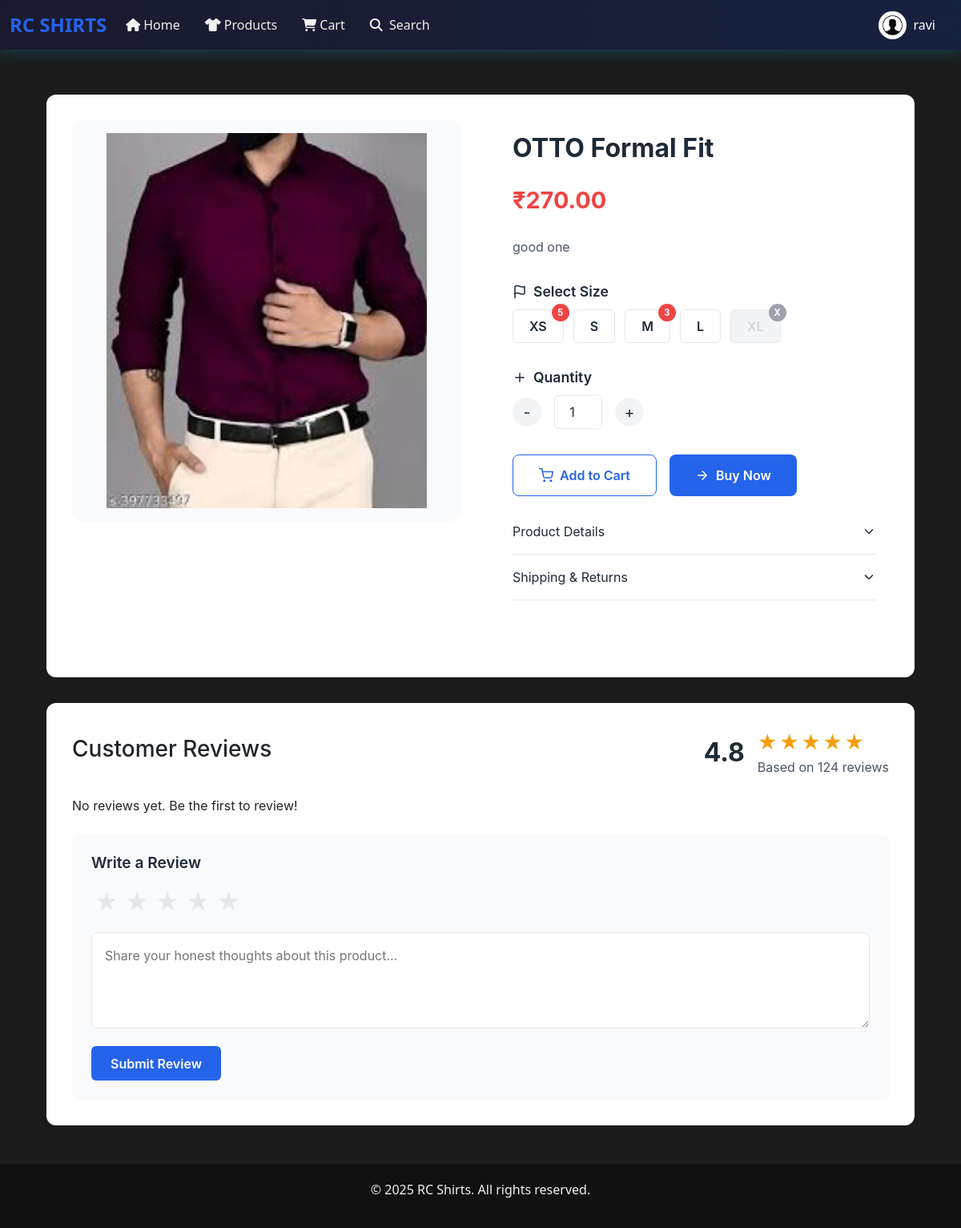
Page /detail/1/ (signed in) on the committed database.
### app/models.py (models this page shows, shortened)
class CustomUser(AbstractUser):
    email = models.EmailField(unique=True)
    phone_number = models.CharField(max_length=20, blank=True, null=True)
    address = models.TextField(blank=True, null=True)
    pincode = models.CharField(max_length=10, blank=True, null=True)
    profile_pic = models.ImageField(upload_to='profiles/', blank=True, null=True)
    SIZE_CHOICES = [
        ('XS', 'Extra Small'),
        ('S', 'Small'),
        ('M', 'Medium'),
        ('L', 'Large'),
        ('XL', 'Extra Large'),
        ('XXL', 'Double Extra Large'),
        ('XXXL', 'Triple Extra Large'),
        ('4XL', '4X Large'),
        ('5XL', '5X Large'),
        ('FREE', 'Free Size'),
    ]
    size = models.CharField(
        max_length=5,
        choices=SIZE_CHOICES,
        blank=True,
        null=True,
        help_text="Select your clothing size"
    )

class Shirt(models.Model):
    category = models.ForeignKey(Category, on_delete=models.CASCADE, null=False)
    price = models.DecimalField(max_digits=10, decimal_places=2, null=False)
    brand = models.CharField(max_length=100, null=False, unique=True)
    model_name= models.CharField(max_length=100, null=False, unique=True)
    description = models.TextField(null=False)
    image = models.ImageField(upload_to='shirts/',blank=True,null=True)
    stock = models.PositiveIntegerField(default=10)
    created_at = models.DateTimeField(auto_now_add=True)
    updated_at = models.DateTimeField(auto_now=True) # ✅ New field to track inventory

class ShirtSizeStock(models.Model):
    SIZE_CHOICES = [
        ('S', 'Small'),
        ('M', 'Medium'),
        ('L', 'Large'),
        ('XL', 'Extra Large'),
        ('XXL', 'Double Extra Large'),
        ('3XL', 'Triple Extra Large'),
    ]
    shirt = models.ForeignKey(Shirt, on_delete=models.CASCADE, related_name='size_stocks')
    size = models.CharField(max_length=5, choices=SIZE_CHOICES)
    quantity = models.PositiveIntegerField(default=0)
    class Meta:
        unique_together = ('shirt', 'size')

### app/views.py (the view)
# urls.py: path('detail/<int:Shirtid>/', details, name='details'),
@login_required
def details(request, Shirtid):
    shirt = get_object_or_404(Shirt, pk=Shirtid)
    size_stocks = ShirtSizeStock.objects.filter(shirt=shirt)
    size_stock_data = [
        {
            'size': s.size,
            'quantity': s.quantity
        } for s in size_stocks
    ]
    context = {
        'shirt': shirt,
        'size_stocks': size_stocks,
        'size_stock_data': size_stock_data,  # serialized data
    }
    return render(request, 'app/details.html', context)

### app/templates/app/details.html (shortened to what this page needs)
{% extends "app/base.html" %}
{% block content %}
<div class="product-details-container">
  <div class="product-card">
    <div class="product-header">
      <div class="product-gallery">
        <img src="{{ shirt.image.url }}" alt="{{ shirt.model_name }}" class="main-image" id="mainImage">
      </div>
      <div class="product-info">
        <h1 class="product-title">{{ shirt.brand }} {{ shirt.model_name }}</h1>
        <div class="price-container">
          <span class="current-price">₹{{ shirt.price }}</span>
        </div>
        <p class="product-description">{{ shirt.description }}</p>
        <div class="size-section">
          <h3 class="section-title">
            <svg xmlns="http://www.w3.org/2000/svg" width="18" height="18" viewBox="0 0 24 24" fill="none" stroke="currentColor" stroke-width="2" stroke-linecap="round" stroke-linejoin="round">
              <path d="M4 15s1-1 4-1 5 2 8 2 4-1 4-1V3s-1 1-4 1-5-2-8-2-4 1-4 1z"></path>
              <line x1="4" y1="22" x2="4" y2="15"></line>
            </svg>
            Select Size
          </h3>
          <div class="size-grid">
            {% for stock in size_stocks %}
              <button class="size-button"
                      data-size="{{ stock.size }}"
                      data-stock="{{ stock.quantity }}"
                      {% if stock.quantity == 0 %}disabled{% endif %}>
                {{ stock.size }}
                {% if stock.quantity > 0 and stock.quantity <= 10 %}
                  <span class="stock-indicator {% if stock.quantity == 1 %}stock-low{% endif %}">
                    {{ stock.quantity }}
                  </span>
                {% elif stock.quantity == 0 %}
                  <span class="stock-indicator stock-out">X</span>
                {% endif %}
              </button>
            {% endfor %}
          </div>
        </div>
        <div class="quantity-section">
          <h3 class="section-title">
            <svg xmlns="http://www.w3.org/2000/svg" width="18" height="18" viewBox="0 0 24 24" fill="none" stroke="currentColor" stroke-width="2" stroke-linecap="round" stroke-linejoin="round">
              <line x1="12" y1="19" x2="12" y2="5"></line>
              <line x1="5" y1="12" x2="19" y2="12"></line>
            </svg>
            Quantity
          </h3>
          <div class="quantity-selector">
            <button class="quantity-btn" onclick="adjustQuantity(-1)">-</button>
            <input type="number" id="quantity" class="quantity-input" value="1" min="1" max="10">
            <button class="quantity-btn" onclick="adjustQuantity(1)">+</button>
          </div>
        </div>
        <div class="action-buttons">
          <button class="action-btn add-to-cart" onclick="addToCart()">
            Add to Cart
          </button>
          <button class="action-btn buy-now" onclick="buyNow()">
            <svg xmlns="http://www.w3.org/2000/svg" width="18" height="18" viewBox="0 0 24 24" fill="none" stroke="currentColor" stroke-width="2" stroke-linecap="round" stroke-linejoin="round">
              <path d="M5 12h14M12 5l7 7-7 7"></path>
            </svg>
            Buy Now
          </button>
        </div>
        <div class="product-details-accordion">
          <div class="accordion-item">
            <div class="accordion-header" onclick="toggleAccordion(this)">
              <span>Product Details</span>
              <svg xmlns="http://www.w3.org/2000/svg" width="18" height="18" viewBox="0 0 24 24" fill="none" stroke="currentColor" stroke-width="2" stroke-linecap="round" stroke-linejoin="round">
                <polyline points="6 9 12 15 18 9"></polyline>
              </svg>
            </div>
          </div>
          <div class="accordion-item">
            <div class="accordion-header" onclick="toggleAccordion(this)">
              <span>Shipping & Returns</span>
              <svg xmlns="http://www.w3.org/2000/svg" width="18" height="18" viewBox="0 0 24 24" fill="none" stroke="currentColor" stroke-width="2" stroke-linecap="round" stroke-linejoin="round">
                <polyline points="6 9 12 15 18 9"></polyline>
              </svg>
            </div>
          </div>
        </div>
      </div>
    </div>
  </div>
  <div class="reviews-card">
    <div class="reviews-header">
      <h3>Customer Reviews</h3>
      <div class="rating-summary">
        <span class="average-rating">4.8</span>
        <div>
          <div class="stars">★★★★★</div>
          <span class="review-count">Based on 124 reviews</span>
        </div>
      </div>
    </div>
    <div id="reviews-container">
    </div>
    {% if request.user.is_authenticated %}
    <div class="review-form">
      <h4 class="form-title">Write a Review</h4>
      <div class="rating-input">
        <input type="radio" id="star5" name="rating" value="5"><label for="star5">★</label>
        <input type="radio" id="star4" name="rating" value="4"><label for="star4">★</label>
        <input type="radio" id="star3" name="rating" value="3"><label for="star3">★</label>
        <input type="radio" id="star2" name="rating" value="2"><label for="star2">★</label>
        <input type="radio" id="star1" name="rating" value="1"><label for="star1">★</label>
      </div>
      <textarea id="review-text" class="review-textarea" placeholder="Share your honest thoughts about this product..."></textarea>
      <button onclick="submitReview()" class="submit-review">Submit Review</button>
    </div>
    {% else %}
    <div class="review-form">
      <p>Please <a href="{% url 'app:login' %}">login</a> to write a review.</p>
    </div>
    {% endif %}
  </div>
</div>
{% endblock %}

### app/templates/app/base.html (shortened to what this page needs)
{% load static %}
<!DOCTYPE html>
<html lang="en">
<head>
    <link href="https://cdn.jsdelivr.net/npm/bootstrap@5.3.0/dist/css/bootstrap.min.css" rel="stylesheet">
    <link rel="stylesheet" href="https://cdnjs.cloudflare.com/ajax/libs/font-awesome/6.5.0/css/all.min.css">
</head>
<body>
    <nav class="navbar navbar-expand-lg navbar-dark fixed-top">
        <div class="container-fluid">
            <a class="navbar-brand" href="{% url 'app:home' %}">RC SHIRTS</a>
            <div class="collapse navbar-collapse" id="navbarNav">
                <ul class="navbar-nav me-auto mb-2 mb-lg-0">
                    <li class="nav-item">
                        <a class="nav-link {% if request.path == '/' %}active{% endif %}" href="{% url 'app:home' %}">
                            <i class="fas fa-home me-1"></i>Home
                        </a>
                    </li>
                    <li class="nav-item">
                        <a class="nav-link {% if request.path == '/products/' %}active{% endif %}" href="{% url 'app:products' %}">
                            <i class="fas fa-tshirt me-1"></i>Products
                        </a>
                    </li>
                    <li class="nav-item position-relative">
                        <a class="nav-link {% if request.path == '/cart/' %}active{% endif %}" href="{% url 'app:cart' %}">
                            <i class="fas fa-shopping-cart me-1"></i>Cart
                        </a>
                    </li>
                    <li class="nav-item">
                        <a class="nav-link {% if request.path == '/search/' %}active{% endif %}"
                           href="{% url 'app:search' %}"
                           title="Search Products">
                            <i class="fas fa-search me-1"></i> Search
                        </a>
                    </li>
                </ul>
                {% if user.is_authenticated %}
                <div class="dropdown">
                    <div class="d-flex align-items-center dropdown-toggle" id="userDropdown" data-bs-toggle="dropdown" aria-expanded="false" role="button">
                        <img src="{% if user.profile.image and user.profile.image.url %}{{ user.profile.image.url }}{% else %}{% static 'assets/default pro.png' %}{% endif %}"
                             class="profile-img me-2 rounded-circle" alt="Profile Image" width="40" height="40" />
                        <span class="text-white me-2">{{ user.username }}</span>
                    </div>
                </div>
                {% endif %}
                <div class="toast-container position-fixed bottom-0 end-0 p-3">
                </div>
            </div>
        </div>
    </nav>
    <div class="container mt-4">
        {% block content %}
        {% endblock %}
    </div>
    <footer class="footer">
        <div class="container">
            <p>&copy; 2025 RC Shirts. All rights reserved.</p>
        </div>
    </footer>
</body>
</html>

### app/templates/app/base.html (style rules this page uses)
:root { --primary-color: #00ffc8; --secondary-color: #ffffff; --background-color: #1c1c1c; --accent-color: #ff00ff; --light-color: #f0f0f0; }
body { background-color: var(--background-color); font-family: 'Segoe UI', Tahoma, Geneva, Verdana, sans-serif; margin: 0; padding-top: 70px; }
.navbar { background: linear-gradient(90deg, #1a1a2e 0%, #16213e 100%); box-shadow: 0 0 20px rgba(0, 204, 255, 0.3); }
.navbar-brand { color: var(--primary-color); font-weight: bold; font-size: 1.5rem; }
.nav-link { color: var(--light-color) !important; margin-right: 15px; transition: all 0.3s; }
.profile-img { width: 35px; height: 35px; object-fit: cover; border-radius: 50%; }
.footer { color: var(--light-color); text-align: center; padding: 20px 0; background-color: #111; position: relative; bottom: 0; width: 100%; }

### rows in the picture
CustomUser: username "ravi"
Shirt: image (picture), brand "OTTO", model_name "Formal Fit", price "270.00", description "good one"
ShirtSizeStock: size "XS", quantity "5"
ShirtSizeStock: size "S"
ShirtSizeStock: size "M", quantity "3"
ShirtSizeStock: size "L"
ShirtSizeStock: size "XL", quantity "X"
